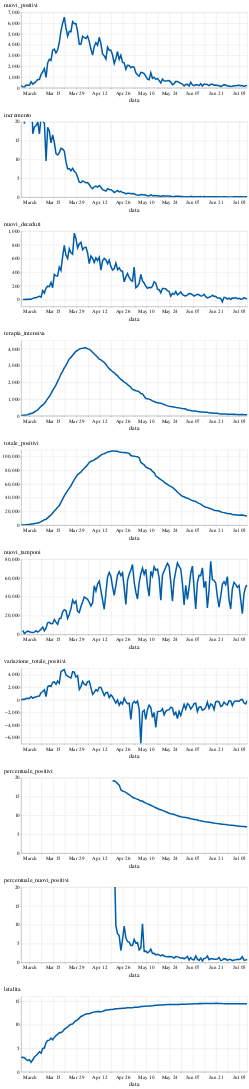

The notebook cell this image was saved under:
### Code cell
viz.grafici_riassuntivi(df)

### Figure 1 — Vega-Lite specification as saved in the notebook (floating-point values rounded to 4 significant figures; data arrays with more than 128 entries replaced by an {"elided": "..."} marker saying what was removed)
{"config": {"view": {"width": 600, "height": 400}, "background": "#ffffff", "title": {"anchor": "start", "font": "Source Sans Pro, Arial, sans", "fontColor": "#000000", "fontSize": 24, "fontWeight": "bold"}, "arc": {"fill": "#005DA9"}, "area": {"fill": "#005DA9"}, "line": {"stroke": "#005DA9", "strokeWidth": 4}, "path": {"stroke": "#005DA9"}, "rect": {"fill": "#005DA9"}, "shape": {"stroke": "#005DA9"}, "bar": {"fill": "#005DA9"}, "point": {"stroke": "#005DA9"}, "symbol": {"fill": "#005DA9", "size": 60}, "axis": {"titleFont": "Source Sans Pro, sans", "titleFontSize": 16, "titleFontWeight": "normal", "labelFont": "Source Sans Pro, sans", "labelFontSize": 14, "labelFontWeight": "normal"}, "axisX": {"labelAngle": 0, "labelPadding": 4, "tickSize": 3}, "axisY": {"labelBaseline": "middle", "maxExtent": 45, "minExtent": 45, "tickSize": 2, "titleAlign": "left", "titleAngle": 0, "titleX": -45, "titleY": -11}, "headerFacet": {"titleFontSize": 16, "labelFontSize": 14}, "headerRow": {"titleFontSize": 16, "labelFontSize": 14}, "headerColumn": {"titleFontSize": 16, "labelFontSize": 14}, "legend": {"titleFont": "Source Sans Pro, sans", "titleFontSize": 16, "titleFontWeight": "normal", "symbolType": "circle", "labelFont": "Source Sans Pro, sans", "labelFontSize": 15}, "range": {"category": ["#AB377A", "#AEC067", "#9BC3B7", "#928285", "#F07F3C", "#FFE054", "#E30034", "#005DA9", "#644F54", "#5EA290", "#769F3B", "#812161", "#E36319", "#F5C631"]}}, "vconcat": [{"mark": "line", "encoding": {"tooltip": [{"type": "temporal", "field": "data"}, {"type": "quantitative", "field": "nuovi_positivi"}, {"type": "quantitative", "field": "incremento"}, {"type": "quantitative", "field": "nuovi_deceduti"}], "x": {"type": "temporal", "field": "data"}, "y": {"type": "quantitative", "field": "nuovi_positivi"}}, "height": 200, "selection": {"selector002": {"type": "interval", "bind": "scales", "encodings": ["x", "y"]}}, "width": 600}, {"mark": "line", "encoding": {"tooltip": [{"type": "temporal", "field": "data"}, {"type": "quantitative", "field": "nuovi_positivi"}, {"type": "quantitative", "field": "incremento"}, {"type": "quantitative", "field": "nuovi_deceduti"}], "x": {"type": "temporal", "field": "data"}, "y": {"type": "quantitative", "field": "incremento", "scale": {"domain": [0, 20]}}}, "height": 200, "selection": {"selector002": {"type": "interval", "bind": "scales", "encodings": ["x", "y"]}}, "width": 600}, {"mark": "line", "encoding": {"tooltip": [{"type": "temporal", "field": "data"}, {"type": "quantitative", "field": "nuovi_positivi"}, {"type": "quantitative", "field": "incremento"}, {"type": "quantitative", "field": "nuovi_deceduti"}], "x": {"type": "temporal", "field": "data"}, "y": {"type": "quantitative", "field": "nuovi_deceduti"}}, "height": 200, "selection": {"selector002": {"type": "interval", "bind": "scales", "encodings": ["x", "y"]}}, "width": 600}, {"mark": "line", "encoding": {"tooltip": [{"type": "temporal", "field": "data"}, {"type": "quantitative", "field": "nuovi_positivi"}, {"type": "quantitative", "field": "incremento"}, {"type": "quantitative", "field": "nuovi_deceduti"}], "x": {"type": "temporal", "field": "data"}, "y": {"type": "quantitative", "field": "terapia_intensiva"}}, "height": 200, "selection": {"selector002": {"type": "interval", "bind": "scales", "encodings": ["x", "y"]}}, "width": 600}, {"mark": "line", "encoding": {"tooltip": [{"type": "temporal", "field": "data"}, {"type": "quantitative", "field": "nuovi_positivi"}, {"type": "quantitative", "field": "incremento"}, {"type": "quantitative", "field": "nuovi_deceduti"}], "x": {"type": "temporal", "field": "data"}, "y": {"type": "quantitative", "field": "totale_positivi"}}, "height": 200, "selection": {"selector002": {"type": "interval", "bind": "scales", "encodings": ["x", "y"]}}, "width": 600}, {"mark": "line", "encoding": {"tooltip": [{"type": "temporal", "field": "data"}, {"type": "quantitative", "field": "nuovi_positivi"}, {"type": "quantitative", "field": "incremento"}, {"type": "quantitative", "field": "nuovi_deceduti"}], "x": {"type": "temporal", "field": "data"}, "y": {"type": "quantitative", "field": "nuovi_tamponi"}}, "height": 200, "selection": {"selector002": {"type": "interval", "bind": "scales", "encodings": ["x", "y"]}}, "width": 600}, {"mark": "line", "encoding": {"tooltip": [{"type": "temporal", "field": "data"}, {"type": "quantitative", "field": "nuovi_positivi"}, {"type": "quantitative", "field": "incremento"}, {"type": "quantitative", "field": "nuovi_deceduti"}], "x": {"type": "temporal", "field": "data"}, "y": {"type": "quantitative", "field": "variazione_totale_positivi"}}, "height": 200, "selection": {"selector002": {"type": "interval", "bind": "scales", "encodings": ["x", "y"]}}, "width": 600}, {"mark": "line", "encoding": {"tooltip": [{"type": "temporal", "field": "data"}, {"type": "quantitative", "field": "nuovi_positivi"}, {"type": "quantitative", "field": "incremento"}, {"type": "quantitative", "field": "nuovi_deceduti"}], "x": {"type": "temporal", "field": "data"}, "y": {"type": "quantitative", "field": "percentuale_positivi"}}, "height": 200, "selection": {"selector002": {"type": "interval", "bind": "scales", "encodings": ["x", "y"]}}, "width": 600}, {"mark": "line", "encoding": {"tooltip": [{"type": "temporal", "field": "data"}, {"type": "quantitative", "field": "nuovi_positivi"}, {"type": "quantitative", "field": "incremento"}, {"type": "quantitative", "field": "nuovi_deceduti"}], "x": {"type": "temporal", "field": "data"}, "y": {"type": "quantitative", "field": "percentuale_nuovi_positivi", "scale": {"domain": [0, 20]}}}, "height": 200, "selection": {"selector002": {"type": "interval", "bind": "scales", "encodings": ["x", "y"]}}, "width": 600}, {"mark": "line", "encoding": {"tooltip": [{"type": "temporal", "field": "data"}, {"type": "quantitative", "field": "nuovi_positivi"}, {"type": "quantitative", "field": "incremento"}, {"type": "quantitative", "field": "nuovi_deceduti"}], "x": {"type": "temporal", "field": "data"}, "y": {"type": "quantitative", "field": "letalita"}}, "height": 200, "selection": {"selector002": {"type": "interval", "bind": "scales", "encodings": ["x", "y"]}}, "width": 600}], "data": {"name": "data-c397eca7793bcf4f72bf349e1c14a837"}, "$schema": "https://vega.github.io/schema/vega-lite/v4.0.2.json", "datasets": {"data-c397eca7793bcf4f72bf349e1c14a837": {"elided": "137 records"}}}
